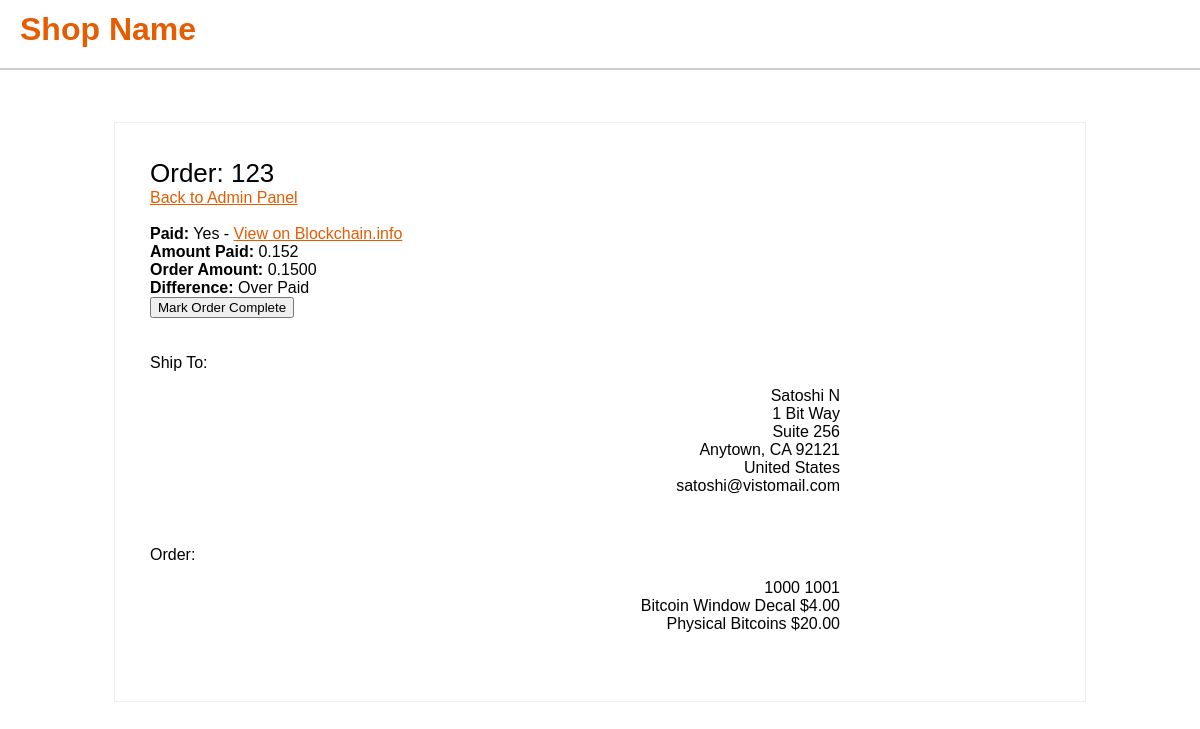
Page /order.php?id=123 (signed in) on the committed database.
### tables this page shows
CREATE TABLE IF NOT EXISTS `orders` (
  `orderid` varchar(50) NOT NULL,
  `time` int(100) NOT NULL,
  `name` varchar(50) NOT NULL,
  `address` varchar(100) NOT NULL,
  `address2` varchar(100) NOT NULL,
  `city` varchar(50) NOT NULL,
  `state` varchar(30) NOT NULL,
  `zip` varchar(15) NOT NULL,
  `country` varchar(50) NOT NULL,
  `email` varchar(100) NOT NULL,
  `cost` decimal(7,4) NOT NULL,
  `recd` int(11) NOT NULL,
  `payto` varchar(100) NOT NULL,
  `items` varchar(300) NOT NULL,
  `paid` int(1) NOT NULL,
  `complete` int(1) NOT NULL,
  PRIMARY KEY (`orderid`)
);

CREATE TABLE IF NOT EXISTS `products` (
  `id` int(50) NOT NULL AUTO_INCREMENT,
  `name` varchar(200) NOT NULL,
  `price` decimal(11,2) NOT NULL,
  `image` varchar(300) NOT NULL,
  `in_stock` int(1) NOT NULL DEFAULT '1',
  `description` mediumtext NOT NULL,
  PRIMARY KEY (`id`)
);

### config.php (called while the page is built, shortened)
<?php
$storeName = "Shop Name";
?>

### order.php (the view, shortened to what this page needs)
<?php
require_once('config.php');
$order = $_GET['id'];
$queryOrder = "SELECT * FROM orders WHERE orderid = '$order'";
$doOrder = mysqli_query($conn, $queryOrder) or die(mysqli_error($conn));
$fetchOrder = mysqli_fetch_assoc($doOrder);
$uname = $fetchOrder['name'];
$ship = $fetchOrder['address'];
$ship2 = $fetchOrder['address2'];
$city = $fetchOrder['city'];
$state = $fetchOrder['state'];
$zip = $fetchOrder['zip'];
$country = $fetchOrder['country'];
$email = $fetchOrder['email'];
$confirmShip = $uname."<br>".$ship."<br>".$ship2."<br>".$city.", ".$state." ".$zip."<br>".$country."<br>".$email;
$address = $fetchOrder['payto'];
$items = $fetchOrder['items'];
$itemsArr = explode(" ", $items);
$orderItems = count($itemsArr);
$paid = $fetchOrder['paid'];
$recd = $fetchOrder['recd'];
$recdCalc = $recd / 100000000;
$cost = $fetchOrder['cost'];
if($cost > $recdCalc){
  $difMsg = "Under Paid";
} else if($recdCalc > $cost){
  $difMsg = "Over Paid";
} else {
  $difMsg = "None";
}
if($paid == 1){
   $paidMsg = "Yes - <a href='https://blockchain.info/address/".$address."' target='_blank'>View on Blockchain.info</a>";
} else {
   $paidMsg = "No - <a href='https://blockchain.info/address/".$address."' target='_blank'>Receiving Address</a>";
}
?>
<!DOCTYPE html>
<html>
<head>
<link rel="stylesheet" type="text/css" href="style.css">
</head>
<body>
<h1><?php echo $storeName; ?></h1>
<div id="viewCart">
  <span id="viewTitle">Order: <?php echo $order; ?></span><a href="admin.php">Back to Admin Panel</a><br><br>
     <b>Paid:</b> <?php echo $paidMsg; ?><br>
	 <b>Amount Paid:</b> <?php echo $recdCalc; ?><br>
	 <b>Order Amount:</b> <?php echo $cost; ?><br>
	 <b>Difference:</b> <?php echo $difMsg; ?><br>
	 <form method="post"><input type="submit" name="complete" value="Mark Order Complete"></form>
	 <br><br>
	 Ship To:
  <div class="confirmShip">
  <?php echo $confirmShip; ?>
  </div><br><br>
  Order:
  <div class="confirmShip">
 <?php echo $items."<br>";
 for($i=0; $i<$orderItems; $i++)
	{
	$queryLoopOrder = "SELECT * FROM products WHERE id = '$itemsArr[$i]'";
	$doLoopOrder = mysqli_query($conn, $queryLoopOrder);
	$rowLoopOrder = mysqli_fetch_assoc($doLoopOrder);
	$loopName = $rowLoopOrder['name'];
	$loopPrice = $rowLoopOrder['price'];
	echo $loopName." $".$loopPrice."<br>";
	}
 ?>
  </div><br>
</div>
<br>
</body>
</html>

### style.css (style rules this page uses)
html, body { margin: 0; padding: 0; font-family: "Calibri", Arial, sans-serif; }
a { color: #e65c00; }
h1 { font-family: "Calibri", Arial, sans-serif; background-color: #fff; color: #e65c00; padding: 20px; border-bottom: 2px solid #ccc; position: relative; top: -30px; }
#viewCart { position: relative; margin-left: auto; margin-right: auto; border: 1px solid #eee; padding: 35px; width: 75%; }
#viewTitle { font-size: 26px; color: #000; display: block; }
.confirmShip { width: 75%; text-align: right; padding: 15px; }

### rows in the picture
orders: recd "0.152", cost "0.1500", difMsg "Over Paid", name "Satoshi N", address "1 Bit Way", address2 "Suite 256", city "Anytown", state "CA", zip "92121", country "United States", email "satoshi@vistomail.com", items "1000 1001"
products: name "Bitcoin Window Decal", price "4.00"
products: name "Physical Bitcoins", price "20.00"

### other values in the picture
$storeName "Shop Name"
$order "123"
